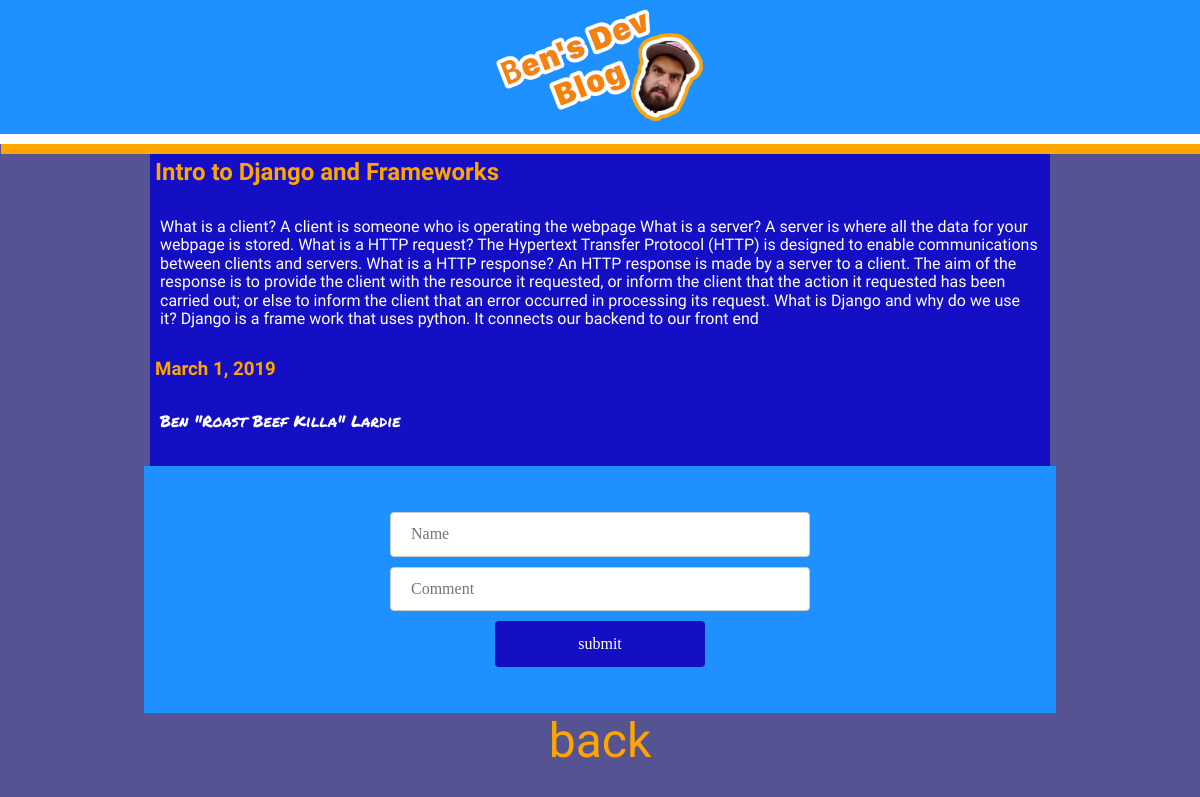
Page /articles/1 on the earlier database version.
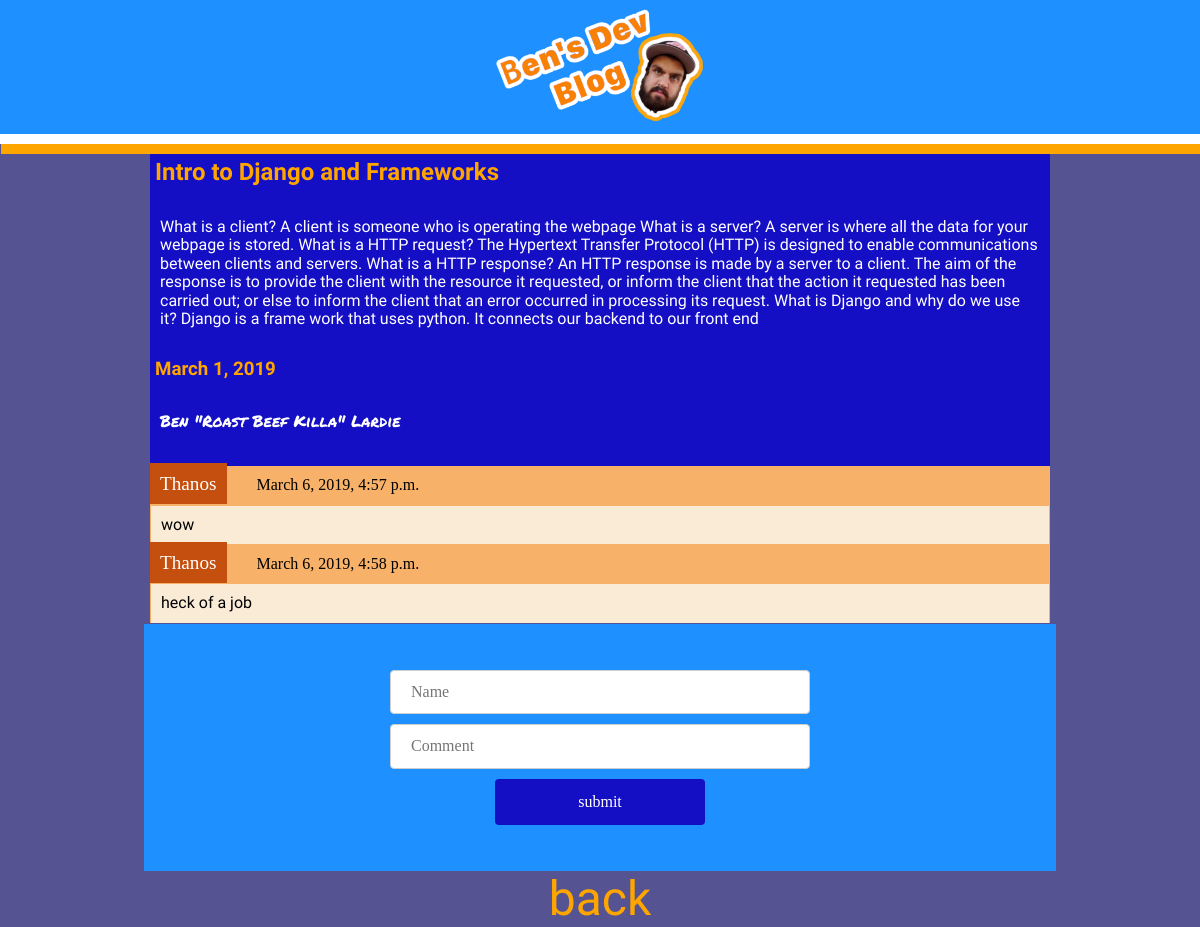
Same page on the later database version.
### blog/models.py (models this page shows)
class Article(models.Model):
    title = models.CharField(max_length=255)
    body = models.TextField()
    draft = models.BooleanField()
    published_date = models.DateField()
    author = models.CharField(max_length=255)

class Comment(models.Model):
    name = models.CharField(max_length=255)
    created_at = models.DateTimeField(auto_now_add=True)
    message = models.TextField()
    Article = models.ForeignKey(Article, on_delete=models.CASCADE, related_name='comments')

### blog/views.py (the view)
# urls.py: path('articles/<int:id>', open_blog, name='blog_opened'),
def open_blog(request, id):
    article = Article.objects.get(pk=id)
    context = {'article': article}
    response = render(request, 'article.html', context)
    return HttpResponse(response)

### blog/templates/article.html (shortened to what this page needs)
{% extends 'base.html' %}
{% block content %}
<div class='article-display'>
<h2>{{ article.title }}</h2>
<p>{{ article.body }}</p>
<h3>{{article.published_date }}</h3>
<p class='author'>{{ article.author }}</p>
</div>
<div class="comments">
{% for comment in article.comments.all %}
  <span class="name">{{ comment.name }}</span> <span class="comment-time">{{comment.created_at}}</span>
  <p class="message">{{comment.message}}</p>
    {%endfor%}
</div>
<form action="{% url 'create_comment' %}" method="post">
  <label for="name">
    <input id="name" type="text" name='name' placeholder="Name">
  </label>
  <label for="new-comment">
    <input id="new-comment" type="text" name="new-comment" placeholder="Comment">
    </label>
    <input type="submit" value="submit"/>
</form>
<a href="{%url 'main_page'%}">back</a>
{%endblock%}

### blog/templates/base.html (shortened to what this page needs)
<!DOCTYPE html>
{% load staticfiles %}
<html lang="en" dir="ltr">
  <head>
    <link rel="stylesheet" href="https://cdnjs.cloudflare.com/ajax/libs/normalize/8.0.1/normalize.css">
    <link rel="stylesheet" href="{% static 'css/main.css' %}">
  </head>
  <body>
    <header>
      <img class="main-pic" src="/static/images/benhead.png" alt="">
    </header>
    {% block content %}
    {% endblock %}
  </body>
</html>

### blog/static/css/main.css (style rules this page uses)
body { background-color: #555391; }
header { color: orange; background-color: dodgerblue; border-bottom: 10px solid white; box-shadow: 1px 10px; padding: 0; }
.main-pic { max-width: 20%; margin: 0 auto; text-align: center; display: block; }
a { font-family: 'Asap', sans-serif; display: block; text-align: center; text-decoration: none; font-size: 3em; color: orange; }
.article-display { width: 75%; margin: 10px auto 0; background-color: #140EC4; padding-bottom: 10px; }
.comments { width: 75%; margin: 0 auto; background-color: #F8B168; }
.message { margin: 1px; background-color: antiquewhite; color: black; }
.name { color: white; background: #C44F0E; padding: 10px; font-size: 1.2em; }
.comment-time { background-color: #F8B168; padding: 10px 30px; margin-left: -4px; display: inline-block; }
form { background-color: dodgerblue; width: 70%; margin: 0 auto; padding: 36px; }
input[type=text], select { width: 50%; padding: 12px 20px; margin: 10px auto; display: block; border: 1px solid #ccc; border-radius: 4px; box-sizing: border-box; }
input[type=submit] { width: 25%; background-color: #140EC4; color: white; padding: 14px 20px; margin: 10px auto; border: none; border-radius: 4px; cursor: pointer; display: block; font-family: Verdana; }
h2, h3 { font-family: 'Righteous', cursive; color: orange; padding: 5px; margin: 0; }
p { font-family: 'Asap', sans-serif; color: white; padding: 10px; }
.author { font-family: 'Permanent Marker', cursive; }

Differences in the rows shown:
added Comment: name "Thanos", created_at "March 6, 2019, 4:57 p.m.", message "wow"
added Comment: name "Thanos", created_at "March 6, 2019, 4:58 p.m.", message "heck of a job"
